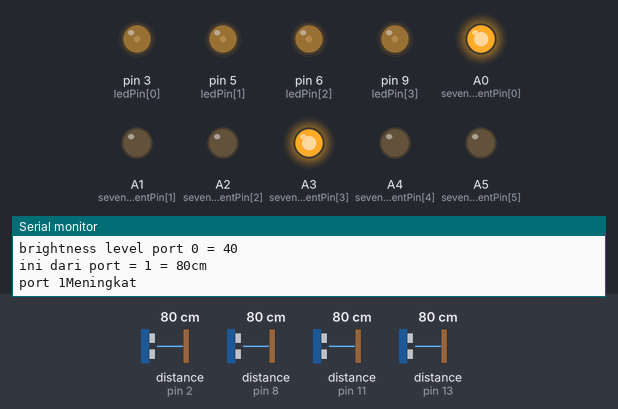
The sketch below on a simulated Arduino Uno, built with avr-gcc and run on an emulated ATmega328P. Parts: output pins drawn as LEDs (lit = HIGH), the last lines printed to the serial monitor. The inputs (shaded band) are chosen by the test bench; at power-on: distance to the obstacle (sensors on pin 2, pin 8, pin 11, pin 13) 80 cm. The echo pulse lasts 58.3 µs per cm; pins used as bus, display or sensor lines are not drawn.

Above: at 7.4 s.
7.5 s: distance to the obstacle (sensor on pin 2) set to 9 cm
At 9.9 s:
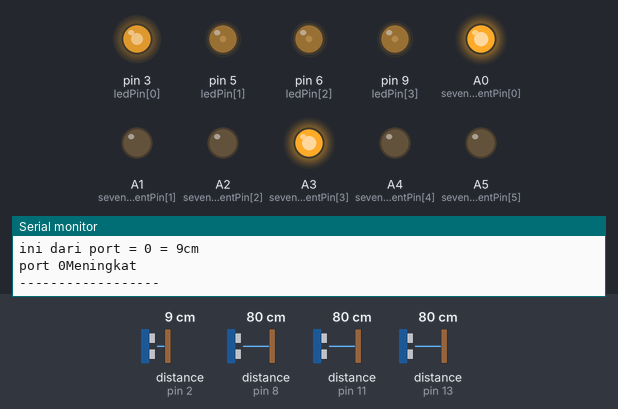
10.2 s: distance to the obstacle (sensor on pin 8) set to 2 cm
At 12.7 s:
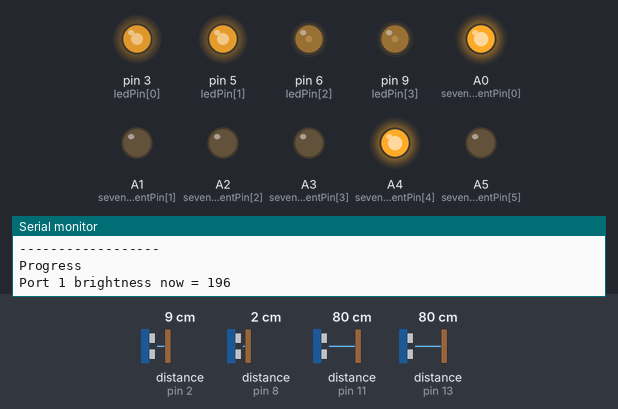
13.0 s: distance to the obstacle (sensor on pin 11) set to 2 cm
At 14.6 s:
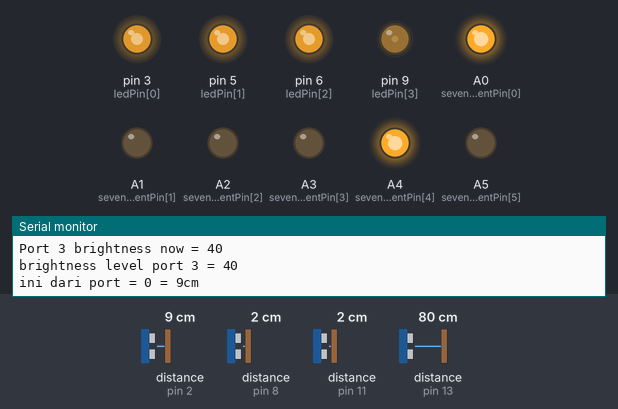
15.8 s: distance to the obstacle (sensor on pin 13) set to 9 cm
At 18.0 s:
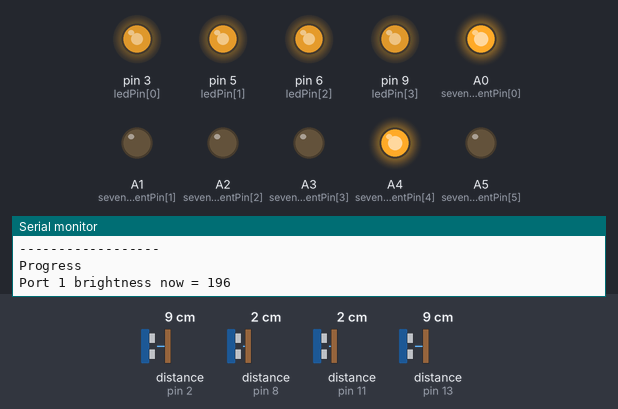
18.6 s: distance to the obstacle (sensor on pin 2) set to 2 cm
At 20.3 s:
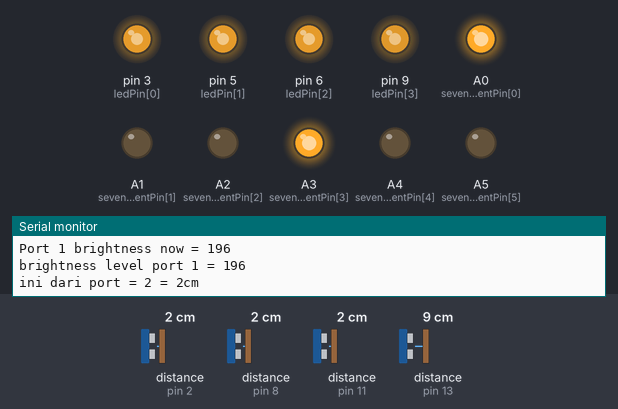
20.9 s: distance to the obstacle (sensor on pin 8) set to 4 cm
At 22.6 s:
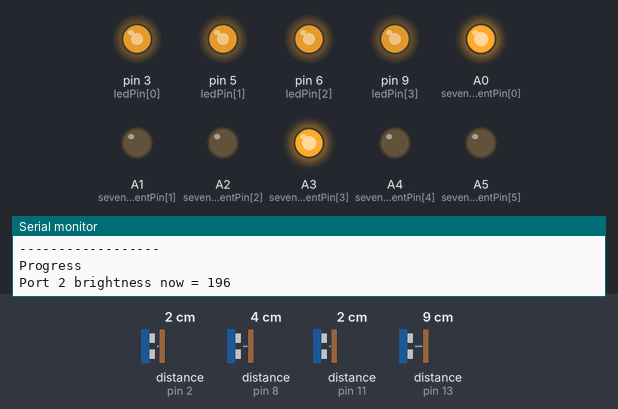
Timing chart, 0 to 24.1 s (numbered marks = the images above; inputs shaded):
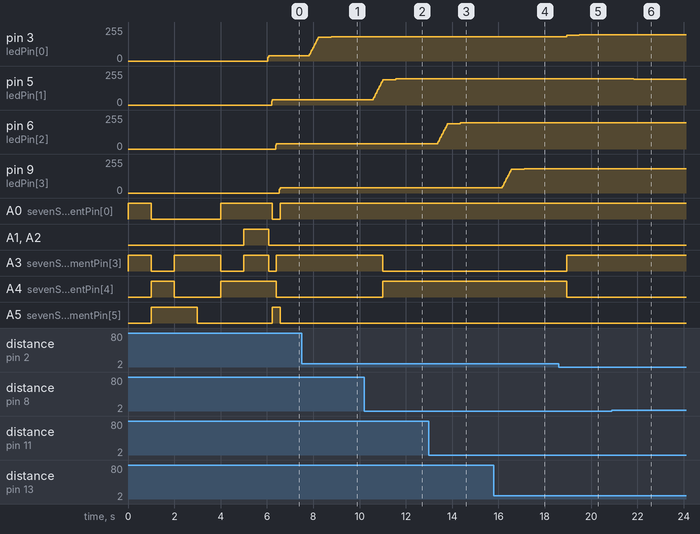

The sketch:

Lunaro.ino
```cpp
int ledPin[] = {3,5,6,9};
int pingPin[] = {4,7,10,12};
int echoPin[] = {2,8,11,13};
int sevenSegmentPin[] = {A0,A1,A2,A3,A4,A5}; //ef,b,c,d,a,g
int brightness[] = {30,30,30,30};
int distanceResult[4];
boolean isFirst = true;
void setup() {
  // put your setup code here, to run once:
  for(int a = 0; a< (sizeof(pingPin)/sizeof(pingPin[0])); a++){
    pinMode(ledPin[a],OUTPUT);
  }
  for(int a = 0; a<(sizeof(ledPin)/sizeof(ledPin[0])); a++){
    for(int value = 0; value >= brightness[a]; value++){
      analogWrite(ledPin[a], value);
      //delay(30);
    }
  }
  Serial.begin(9600);
}

void loop() {
  playCountDown();
  // put your main code here, to run repeatedly:

    long duration, inches, cm,start;

    for(int a = 0; a< (sizeof(pingPin)/sizeof(pingPin[0])); a++){ //ini untuk nembak per ping sensor
      pinMode(pingPin[a], OUTPUT);
      pinMode(echoPin[a], INPUT);

      digitalWrite(pingPin[a], LOW);
      delayMicroseconds(2);
      digitalWrite(pingPin[a], HIGH);
      delayMicroseconds(5);
      digitalWrite(pingPin[a], LOW);

      duration = pulseIn(echoPin[a], HIGH);

      inches = microsecondsToInches(duration);
      distanceResult[a] = microsecondsToCentimeters(duration);
      if(distanceResult[a] > 85) distanceResult[a] = 100;
      Serial.print("ini dari port = " );
      Serial.print(a);
      Serial.print(" = ");
      Serial.print(distanceResult[a]);
      Serial.print("cm");
      Serial.println();
      //brightness = 255-distanceresult, kalau distance result semakin besar, jarak asli semakin jauh, lampu mengecil ((100-distanceresult)*2)
      if((100-distanceResult[a])*2 >= brightness[a]){ //DR = 4 maka 100-4 = 96*2 = 192 > 30
        //kalau menjauh / semakin kecil
        Serial.print("port ");
        Serial.print(a);
        Serial.println("Meningkat");
        Serial.println("------------------");
        Serial.println("Progress");
        for(int value = brightness[a]; value <= (100-distanceResult[a])*2; value+=10){
          Serial.print("Port ");
          Serial.print(a);
          Serial.print(" brightness now = ");
          Serial.println(value);
          analogWrite(ledPin[a], value);
          //delay(5);
        }
      }
      else{
        Serial.print("port ");
        Serial.print(a);
        Serial.println("Menurun");
        Serial.println("------------------");
        Serial.println("Progress");
        //DR = 95 maka 100-95 = 5*2 = 10<192

        for(int value = brightness[a]; value >= (100-distanceResult[a])*2; value-= 10){

          Serial.print("Port ");
          Serial.print(a);
          Serial.print(" brightness now = ");
          Serial.println(value);
          analogWrite(ledPin[a], value);
          //delay(5);
        }
      }
      int index = compare();
      switch(index){
          case 0:
          digitalWrite(sevenSegmentPin[0],1);
          digitalWrite(sevenSegmentPin[1],0);
          digitalWrite(sevenSegmentPin[2],0);
          digitalWrite(sevenSegmentPin[3],1);
          digitalWrite(sevenSegmentPin[4],0);
          digitalWrite(sevenSegmentPin[5],0);
          break;
          case 1:
          digitalWrite(sevenSegmentPin[0],1);
          digitalWrite(sevenSegmentPin[1],0);
          digitalWrite(sevenSegmentPin[2],0);
          digitalWrite(sevenSegmentPin[3],0);
          digitalWrite(sevenSegmentPin[4],1);
          digitalWrite(sevenSegmentPin[5],0);
          break;
          case 2:
          digitalWrite(sevenSegmentPin[0],0);
          digitalWrite(sevenSegmentPin[1],0);
          digitalWrite(sevenSegmentPin[2],0);
          digitalWrite(sevenSegmentPin[3],0);
          digitalWrite(sevenSegmentPin[4],1);
          digitalWrite(sevenSegmentPin[5],1);
          break;
          case 3:
          digitalWrite(sevenSegmentPin[0],0);
          digitalWrite(sevenSegmentPin[1],0);
          digitalWrite(sevenSegmentPin[2],0);
          digitalWrite(sevenSegmentPin[3],1);
          digitalWrite(sevenSegmentPin[4],0);
          digitalWrite(sevenSegmentPin[5],1);
          break;
        }
      brightness[a] = (100-distanceResult[a])*2;
      Serial.print("brightness level port ");
      Serial.print(a);
      Serial.print(" = ");
      Serial.println(brightness[a]);
    }
    Serial.println();
    Serial.println();
  //delay(1000);
}

long microsecondsToInches(long microseconds) {
  return microseconds / 74 / 2;
}

long microsecondsToCentimeters(long microseconds) {
  return microseconds / 29 / 2;
}
int compare(){
  int maxValue = 9999; //minValue
  int maxValueIndex = 0; //minValueIndex
  for(int a = 0; a< (sizeof(distanceResult) / sizeof(distanceResult[0])); a++){
    if(distanceResult[a] < maxValue){ //kalau ada yang lebih dekat (ada object dibawahnya)
      maxValue = distanceResult[a]; //max
      maxValueIndex = a;
    }
  }
  return maxValueIndex; //kembaliin index ke berapa
}
void playCountDown(){

  //{A0,A1,A2,A3,A4,A5}; ef,b,c,d,a,g
  if(isFirst){
    for(int a = 0; a< (sizeof(sevenSegmentPin)/sizeof(sevenSegmentPin[0])); a++){
      pinMode(sevenSegmentPin[a],OUTPUT);
    }
/*MAPPINT
       0
       _
    5 |_| 1
    4 |_| 2

       3
 {6 DI TENGAH}
 1 = NYALA
 0 = MATI
 */
    //tulis 5
    /*
    * A0 = EF
    * A1 = B
    * A2 = C
    * A3 = D
    * A4 = A
    * A5 = G
    */
    Serial.println("L");
    digitalWrite(sevenSegmentPin[0],1);
    digitalWrite(sevenSegmentPin[1],0);
    digitalWrite(sevenSegmentPin[2],0);
    digitalWrite(sevenSegmentPin[3],1);
    digitalWrite(sevenSegmentPin[4],0);
    digitalWrite(sevenSegmentPin[5],0);
    delay(1000);
    //tulis 4
    Serial.println("U");
    /*
    * A0 = EF
    * A1 = B
    * A2 = C
    * A3 = D
    * A4 = A
    * A5 = G
    */
    digitalWrite(sevenSegmentPin[0],0);
    digitalWrite(sevenSegmentPin[1],0);
    digitalWrite(sevenSegmentPin[2],0);
    digitalWrite(sevenSegmentPin[3],0);
    digitalWrite(sevenSegmentPin[4],1);
    digitalWrite(sevenSegmentPin[5],1);
    delay(1000);
    //tulis 3
    Serial.println("N");
    digitalWrite(sevenSegmentPin[0],0);
    digitalWrite(sevenSegmentPin[1],0);
    digitalWrite(sevenSegmentPin[2],0);
    digitalWrite(sevenSegmentPin[3],1);
    digitalWrite(sevenSegmentPin[4],0);
    digitalWrite(sevenSegmentPin[5],1);
    delay(1000);
    //tulis 2
    Serial.println("A");
     /*
    * A0 = EF
    * A1 = B
    * A2 = C
    * A3 = D
    * A4 = A
    * A5 = G
    */
    digitalWrite(sevenSegmentPin[0],0);
    digitalWrite(sevenSegmentPin[1],0);
    digitalWrite(sevenSegmentPin[2],0);
    digitalWrite(sevenSegmentPin[3],1);
    digitalWrite(sevenSegmentPin[4],0);
    digitalWrite(sevenSegmentPin[5],0
    );
    delay(1000);
    //tulis 1
    Serial.println("R");
    digitalWrite(sevenSegmentPin[0],1);
    digitalWrite(sevenSegmentPin[1],0);
    digitalWrite(sevenSegmentPin[2],0);
    digitalWrite(sevenSegmentPin[3],0);
    digitalWrite(sevenSegmentPin[4],1);
    digitalWrite(sevenSegmentPin[5],0);
    delay(1000);
    //tulis 0

    Serial.println("O");
    digitalWrite(sevenSegmentPin[0],1);
    digitalWrite(sevenSegmentPin[1],1);
    digitalWrite(sevenSegmentPin[2],1);
    digitalWrite(sevenSegmentPin[3],1);
    digitalWrite(sevenSegmentPin[4],1);
    digitalWrite(sevenSegmentPin[5],0);
    delay(1000);
    isFirst = false;
  }
  //code 5 - 1

}
/*int minValueIndex = compare(); //lempar ke method compare
    switch(minValueIndex){ //dievaluasi index mana (lampu ke berapa start:0 yang nyala)
      case 0:
      Serial.println("nyala lampu 1");
      if(distanceResult[0]<10){
      digitalWrite(ledPin[0],HIGH);
      }
      else digitalWrite(ledPin[0],LOW);
      digitalWrite(ledPin[1],LOW);
      digitalWrite(ledPin[2],LOW);
      digitalWrite(ledPin[3],LOW);
      break;
      case 1:

      Serial.println("nyala lampu 2");
      digitalWrite(ledPin[0],LOW);

      if(distanceResult[1]<10){
      digitalWrite(ledPin[1],HIGH);
      }
      else digitalWrite(ledPin[1],LOW);
      digitalWrite(ledPin[2],LOW);
      digitalWrite(ledPin[3],LOW);
      break;
      case 2:

      Serial.println("nyala lampu 3");
      digitalWrite(ledPin[0],LOW);
      digitalWrite(ledPin[1],LOW);
      if(distanceResult[2]<10){
      digitalWrite(ledPin[2],HIGH);
      }
      else digitalWrite(ledPin[2],LOW);
      digitalWrite(ledPin[3],LOW);
      break;
      case 3:

      Serial.println("nyala lampu 4");
      digitalWrite(ledPin[0],LOW);
      digitalWrite(ledPin[1],LOW);
      digitalWrite(ledPin[2],LOW);
      if(distanceResult[3]<10){
        digitalWrite(ledPin[3],HIGH);
      }
      else digitalWrite(ledPin[3],LOW);
      break;
    }
    */
```

Measured:
- after the input at 7.5 s, pin 3 (ledPin[0]): moves from 40/255 to 182/255 over 0.94 s, starting after 0.34 s
- after the input at 10.2 s, pin 5 (ledPin[1]): moves from 40/255 to 196/255 over 0.97 s, starting after 0.39 s; A3 (sevenSegmentPin[3]): HIGH → LOW after 0.81 s; A4 (sevenSegmentPin[4]): LOW → HIGH after 0.81 s
- after the input at 13.0 s, pin 6 (ledPin[2]): moves from 40/255 to 196/255 over 0.97 s, starting after 0.38 s
- after the input at 15.8 s, pin 9 (ledPin[3]): moves from 40/255 to 182/255 over 0.94 s, starting after 0.37 s
- after the input at 18.6 s, pin 3 (ledPin[0]): 182/255 → 192/255 after 0.34 s, → 196/255 0.55 s later; A3 (sevenSegmentPin[3]): LOW → HIGH after 0.34 s; A4 (sevenSegmentPin[4]): HIGH → LOW after 0.34 s
- after the input at 20.9 s, pin 5 (ledPin[1]): 196/255 → 192/255 after 0.94 s
